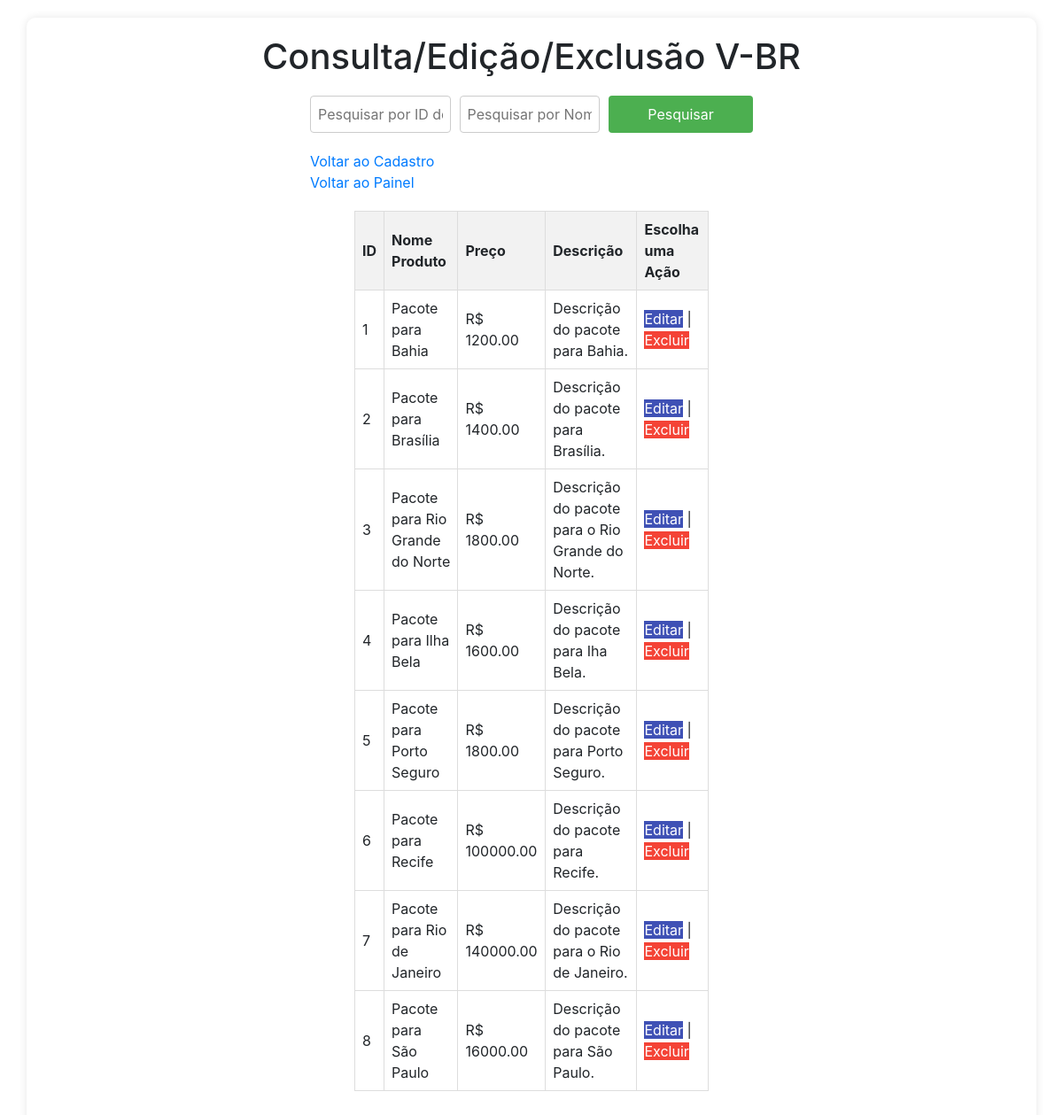
Screenshot of /PaginaProdutos/consulta.php with the database file from the repository.
### tables this page shows
CREATE TABLE Produtos (
    produto_id INT PRIMARY KEY AUTO_INCREMENT,
    nome VARCHAR(80) NOT NULL,
    descricao TEXT NOT NULL,
    preco DECIMAL(10, 2) NOT NULL,
    categoria_id INT NOT NULL,
    imagem_path VARCHAR(255),  
    titulo VARCHAR(255),  
    subtitulo VARCHAR(255)  
);

### PaginaProdutos/consulta.php (the view, shortened to what this page needs)
<?php
include_once('../bancodados/conexao.php');
$searchID = $_POST['searchID'] ?? null;
$searchName = $_POST['searchName'] ?? null;
$sql = "SELECT produto_id, nome, preco, descricao FROM Produtos";
$result = $conn->query($sql);
?>
<!DOCTYPE html>
<html lang="PT-BR">
<head>
    <link rel="stylesheet" href="styleProdutos.css">
    <link rel="stylesheet" href="https://stackpath.bootstrapcdn.com/bootstrap/4.5.2/css/bootstrap.min.css">
</head>
<body>
<div class="container">
    <h1>Consulta/Edição/Exclusão V-BR</h1>
    <form method="POST" action="">
        <div class="search-form">
            <input type="text" name="searchID" placeholder="Pesquisar por ID do Produto" value="<?php echo $searchID; ?>">
            <input type="text" name="searchName" placeholder="Pesquisar por Nome/Título do Produto" value="<?php echo $searchName; ?>">
            <input type="submit" value="Pesquisar">
        </div>
        <a href="cadastro_produto.php" class="button">Voltar ao Cadastro</a><br>
        <a href="../paginapainel/painel.php" class="button">Voltar ao Painel</a>
    </form>
    <form method="POST" action="">
        <div class="results-form">
            <table>
                <tr>
                    <th>ID</th>
                    <th>Nome Produto</th>
                    <th>Preço</th>
                    <th>Descrição</th>
                    <th>Escolha uma Ação</th>
                </tr>
                <?php
                if ($result !== false && $result->num_rows > 0) {
                    while ($row = $result->fetch_assoc()) {
                        echo "<tr>";
                        echo "<td>{$row['produto_id']}</td>";
                        echo "<td>{$row['nome']}</td>";
                        echo "<td>R$ {$row['preco']}</td>";
                        echo "<td>{$row['descricao']}</td>";
                        echo "<td><a href='edit.php?id={$row['produto_id']}' class='edit-button'>Editar</a> | <a href='delete.php?id={$row['produto_id']}' class='delete-button'>Excluir</a></td>";
                        echo "</tr>";
                    }
                } else {
                    echo "<tr><td colspan='5'>Nenhum Produto Encontrado.</td></tr>";
                }
                ?>
            </table>
        </div>
    </form>
</div>
</body>
</html>

### PaginaProdutos/styleProdutos.css (style rules this page uses)
body { background: linear-gradient(135deg, #82DFD6, #06A7BF); background-image: url("../img/fundo.png"); background-size: cover; background-repeat: no-repeat; background-attachment: fixed; font-family: 'Roboto', sans-serif; text-align: center; margin: 0; }
.container { width: 80%; margin: 20px auto; background: #fff; padding: 20px; border-radius: 10px; box-shadow: 0 0 10px rgba(0, 0, 0, 0.1); position: relative; }
h1 { text-align: center; }
form { max-width: 500px; margin: 0 auto; }
input[type="text"], textarea, select { width: 100%; padding: 8px; border: 1px solid #ccc; border-radius: 4px; box-sizing: border-box; }
input[type="submit"] { background-color: #4CAF50; color: white; padding: 10px 15px; border: none; border-radius: 4px; cursor: pointer; width: 100%; }
table { width: 100%; border-collapse: collapse; margin-top: 20px; }
table th, table td { border: 1px solid #ddd; padding: 8px; text-align: left; }
table th { background-color: #f2f2f2; }
.search-form { margin-top: 20px; display: flex; justify-content: center; margin-bottom: 20px; }
.search-form input[type="text"] { padding: 8px; border: 1px solid #ccc; border-radius: 4px; margin-right: 10px; }
.search-form input[type="submit"] { background-color: #4CAF50; color: white; padding: 8px 12px; border: none; border-radius: 4px; cursor: pointer; }
.results-form { width: 80%; margin: 0 auto; }
.results-form table { margin-bottom: 20px; }
.results-form table th, .results-form table td { border: 1px solid #ddd; padding: 8px; text-align: left; }
.results-form table th { background-color: #f2f2f2; }
.edit-button { background-color: #3F51B5; color: white; }
.delete-button { background-color: #F44336; color: white; }

### rows the page displays
produtos: produto_id "1", nome "Pacote para Bahia", preco "1200.00", descricao "Descrição do pacote para Bahia."
produtos: produto_id "2", nome "Pacote para Brasília", preco "1400.00", descricao "Descrição do pacote para Brasília."
produtos: produto_id "3", nome "Pacote para Rio Grande do Norte", preco "1800.00", descricao "Descrição do pacote para o Rio Grande do Norte."
produtos: produto_id "4", nome "Pacote para Ilha Bela", preco "1600.00", descricao "Descrição do pacote para Iha Bela."
produtos: produto_id "5", nome "Pacote para Porto Seguro", preco "1800.00", descricao "Descrição do pacote para Porto Seguro."
produtos: produto_id "6", nome "Pacote para Recife", preco "100000.00", descricao "Descrição do pacote para Recife."
produtos: produto_id "7", nome "Pacote para Rio de Janeiro", preco "140000.00", descricao "Descrição do pacote para o Rio de Janeiro."
produtos: produto_id "8", nome "Pacote para São Paulo", preco "16000.00", descricao "Descrição do pacote para São Paulo."
